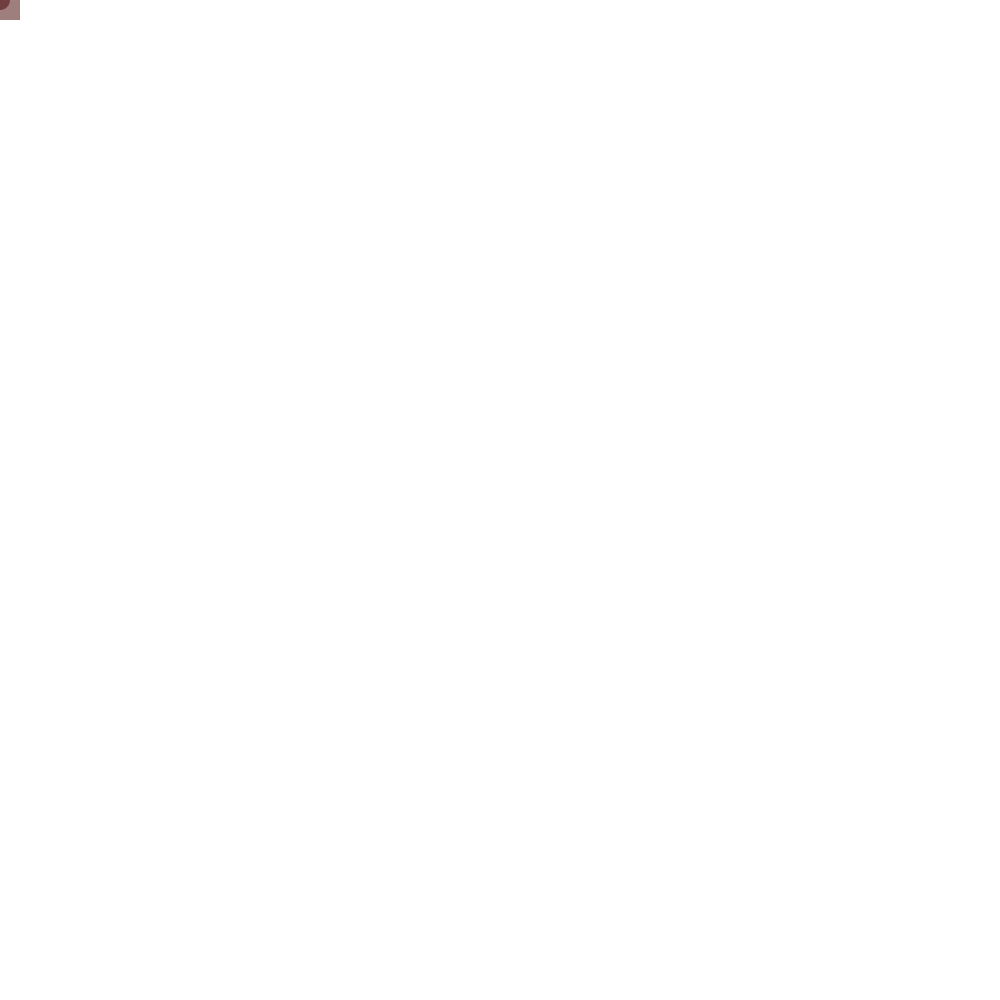
Frame 1 (no input)
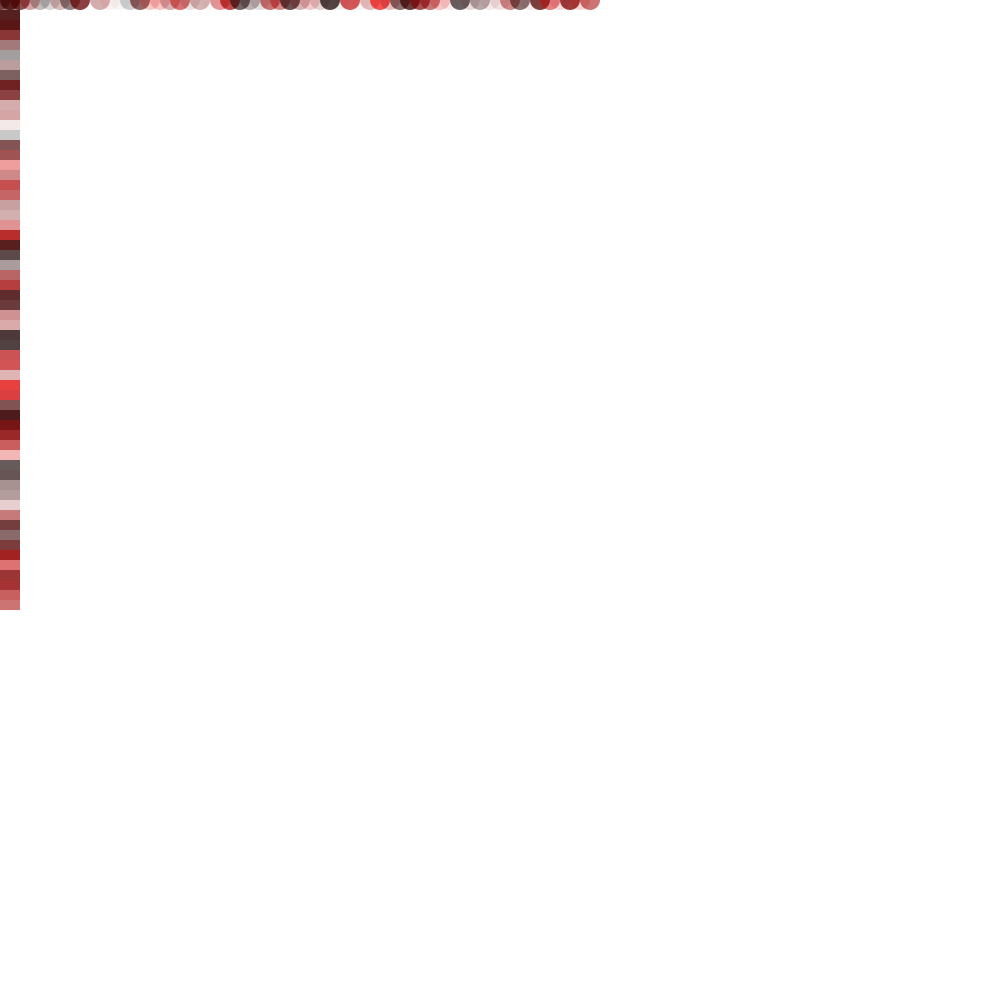
Frame 60 (the mouse pressed at the canvas centre just before this capture)
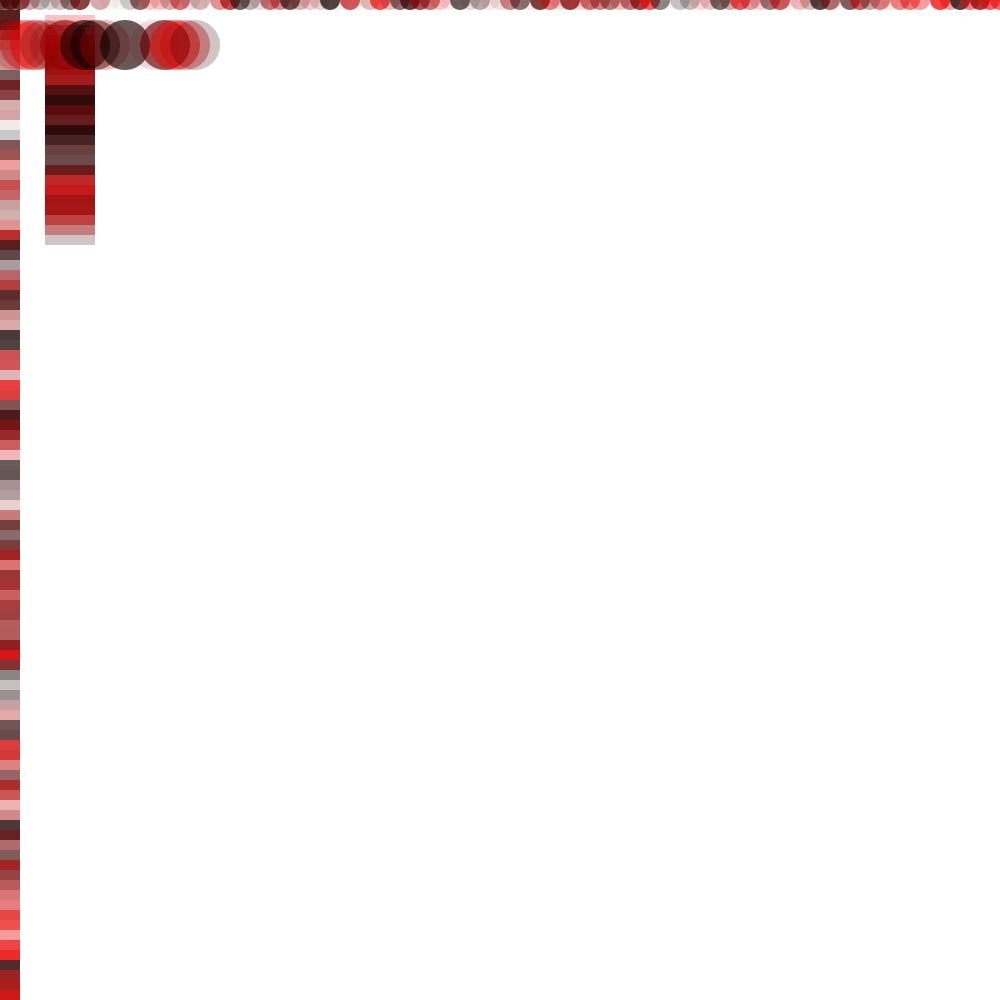
Frame 120 (the mouse held since frame 60 and released just before this capture)

The Processing sketch that drew these frames (run headless with seeded random() and noise(); from frame 60 on, the mouse is pressed at the canvas centre):

// Processing sketch: processing_32429
// ── processing_32429.pde

//import processing.pdf.*;

float rr = 200;
float gg = 0;
float bb = 0;
float trans = 100;
float x = 0;
float y = 0;
float diam = 20;

void setup()
{
 size (1000, 1000);
 //beginRecord(PDF, "code8.pdf");
 background (255);
 smooth();
 frameRate(2000);
}

void draw ()
{
  trans = random(200);
  bb = random(0);
  gg = random(0);
  rr = random(255);

  noStroke();
  fill(rr,gg,bb,trans);
  ellipse (x, y, diam, diam);
  rect(y,x,diam , diam);
 
   x = x + 10;
   
   if(x > 1000){
     y = y+45;
     x = 15;
     diam = 50;
   }
     // if(y > 1000) {
  //  noLoop();
  //  endRecord();
  //  }
}
